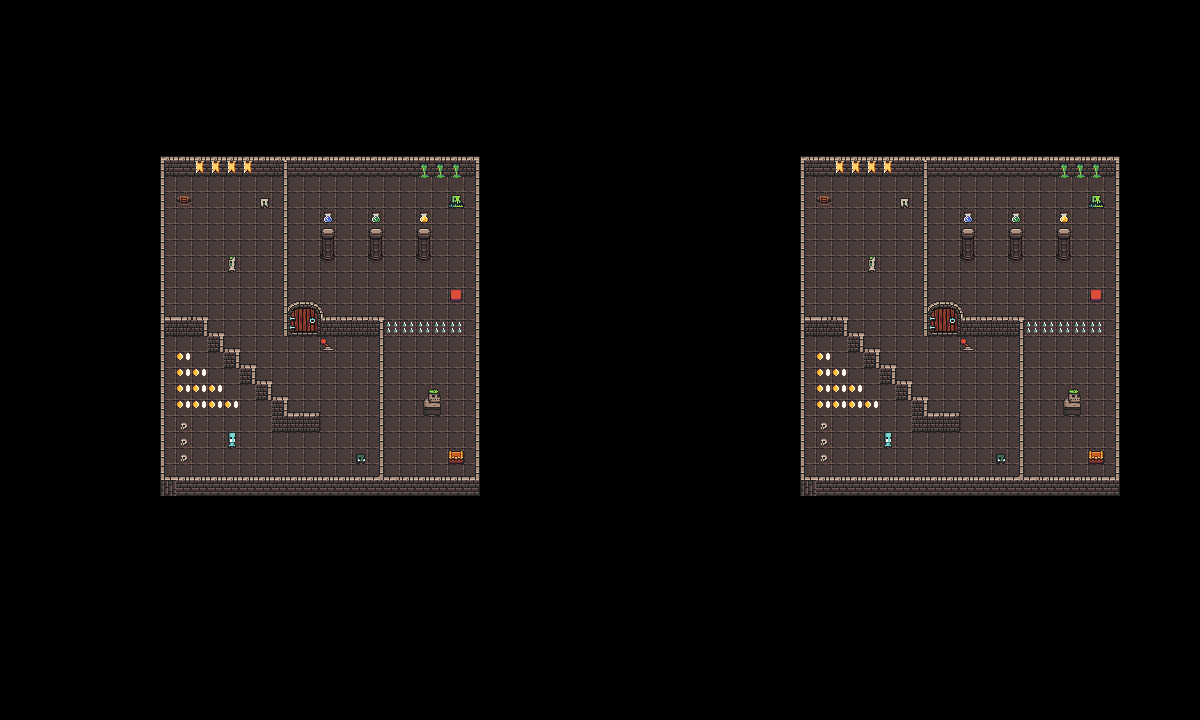

Tiled map render using the project's own tile images. Description and the map definition, with tile-layer contents summarised, below:
An orthogonal 75x45 tile map with 16x16 px tiles, 2 tile layers (Floor, Objects).

<map version="1.10" tiledversion="1.10.0" orientation="orthogonal" renderorder="right-down" width="75" height="45" tilewidth="16" tileheight="16" infinite="0" nextlayerid="3" nextobjectid="1">
 <tileset firstgid="1" name="0x72_DungeonTilesetII_v1.4" tilewidth="16" tileheight="16" tilecount="1024" columns="32">
  <image source="../Assets/Dungeon/0x72_DungeonTilesetII_v1.4/0x72_DungeonTilesetII_v1.4.png" trans="000000" width="512" height="512" />
 </tileset>
 <layer id="1" name="Floor" width="75" height="45">
  <data>[3375 cells, 800 non-empty, 1 distinct tile ids]</data>
 </layer>
 <layer id="2" name="Objects" width="75" height="45">
  <data>[3375 cells, 427 non-empty, 53 distinct tile ids]</data>
 </layer>
</map>
